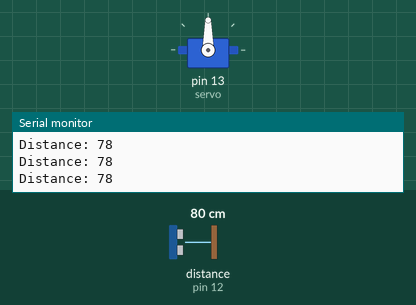
A sketch run on a simulated Arduino Uno, built with avr-gcc and run on an emulated ATmega328P. Shown: servo, the last lines printed to the serial monitor. Wiring (inferred from the names in the program): ultrasonic range finder: trigger pin 11; echo pin 12. The inputs (shaded band) are chosen by the test bench; at power-on: distance to the obstacle (sensor on pin 12) 80 cm. The echo pulse lasts 58.3 µs per cm.

Above: at 6.2 s.
6.3 s: distance to the obstacle (sensor on pin 12) set to 28 cm
9.3 s: distance to the obstacle (sensor on pin 12) set to 25 cm
At 10.1 s:
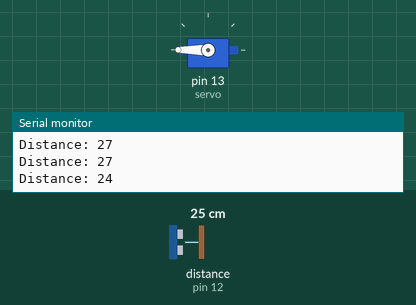
10.8 s: distance to the obstacle (sensor on pin 12) set to 35 cm
At 13.7 s:
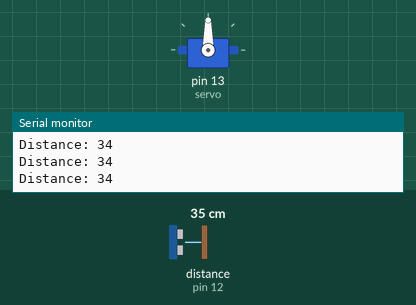
Timing chart, 0 to 14.8 s (numbered marks = the images above; inputs shaded):
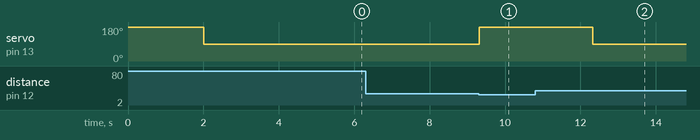

The sketch:

Arduino_code2.ino
```cpp
#include <Servo.h>

Servo servo;

const int trigPin = 11;
const int echoPin = 12;

// Variables for ultrasonic sensor
long duration;
int distance;

void setup() {
  // Attach the servo to pin 13 and set initial position
  servo.attach(13);
  servo.write(180);
  delay(2000);

  // Initialize serial communication
  Serial.begin(9600);

  // Configure ultrasonic sensor pins
  pinMode(trigPin, OUTPUT);
  pinMode(echoPin, INPUT);
}

void loop() {
  // Send ultrasonic pulse
  digitalWrite(trigPin, LOW);
  delayMicroseconds(2);
  digitalWrite(trigPin, HIGH);
  delayMicroseconds(10);
  digitalWrite(trigPin, LOW);

  // Read echo response
  duration = pulseIn(echoPin, HIGH);
  distance = duration * 0.034 / 2;

  // Print distance to serial monitor
  Serial.print("Distance: ");
  Serial.println(distance);

  // Control servo based on distance
  if (distance <= 25) { // Adjust threshold as needed
    servo.write(180);   // Open gate
    delay(3000);        // Wait 3 seconds
  } else {
    servo.write(90);    // Close gate
  }
}
```

Measured:
- the behaviour switches between 27 and 26 cm on distance to the obstacle (sensor on pin 12) (found by bisection; images 0 and 1)
- after the input at 9.3 s, servo on pin 13 (servo): 90° → 180° at once
- after the input at 10.8 s, servo on pin 13 (servo): 180° → 90° after 1.5 s
